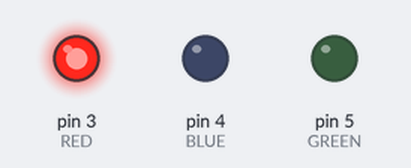
Simulated run of this sketch. Board: Arduino Uno, built with avr-gcc and run on an emulated ATmega328P. Parts: output pins drawn as LEDs (lit = HIGH).

Above: at 0.5 s.
At 22.5 s:
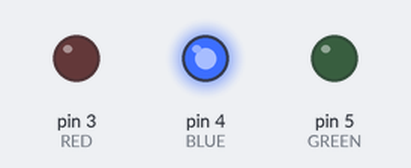
At 40.5 s:
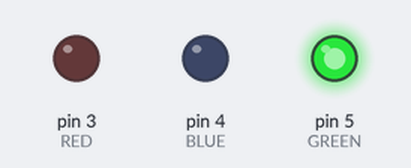
At 79.5 s:
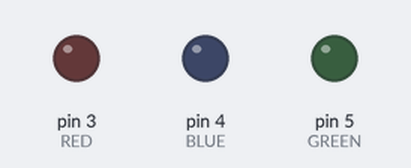
Timing chart, 0 to 80.6 s (numbered marks = the images above):
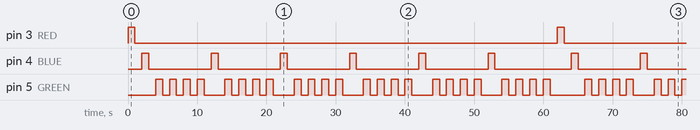

The sketch:

while_loop.ino
```cpp
int RED = 3;
int BLUE =4;
int GREEN = 5;

void setup() {
  // put your setup code here, to run once:
pinMode (RED, OUTPUT);
pinMode(BLUE, OUTPUT);
pinMode(GREEN, OUTPUT);

}

void loop() {
  // put your main code here, to run repeatedly:
  int i=1;
while (i<=5){
  digitalWrite(RED,HIGH);
  delay(1000);
  digitalWrite(RED,LOW);
  delay(1000);
  i++;


int j=1;
while(j<=6){
  digitalWrite(BLUE, HIGH);
  delay (1000);
  digitalWrite(BLUE,LOW);
  delay(1000);
  j++;

int i=1;
while(i<=4){
digitalWrite(GREEN, HIGH);
delay(1000);
digitalWrite(GREEN, LOW);
delay(1000);
i++;
}
}
}
}
```

Measured:
- by itself, pin 3 (RED): alternates HIGH for 1.0 s and LOW for 61.0 s
- by itself, pin 4 (BLUE): repeats every 62.0 s: 5 × (LOW 9.0 s, HIGH 1.0 s), LOW 11.0 s, HIGH 1.0 s
- by itself, pin 5 (GREEN): moves between LOW and HIGH, repeating every 62.0 s
